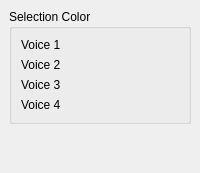
     <widget class="QWidget" name="tab3" >
      <attribute name="title" >
       <string>Colors</string>
      </attribute>
      <layout class="QGridLayout" >
       <property name="margin" >
        <number>9</number>
       </property>
       <property name="spacing" >
        <number>6</number>
       </property>
       <item row="2" column="0" >
        <spacer name="verticalSpacer" >
         <property name="orientation" >
          <enum>Qt::Vertical</enum>
         </property>
         <property name="sizeHint" stdset="0" >
          <size>
           <width>20</width>
           <height>40</height>
          </size>
         </property>
        </spacer>
       </item>
       <item row="0" column="0" >
        <widget class="QGroupBox" name="groupBox_11" >
         <property name="title" >
          <string>Selection Color</string>
         </property>
         <property name="flat" >
          <bool>true</bool>
         </property>
         <layout class="QGridLayout" name="gridLayout" >
          <item row="0" column="0" >
           <layout class="QFormLayout" name="formLayout" >
            <property name="fieldGrowthPolicy" >
             <enum>QFormLayout::AllNonFixedFieldsGrow</enum>
            </property>
            <item row="0" column="0" >
             <widget class="QLabel" name="label" >
              <property name="text" >
               <string>Voice 1</string>
              </property>
              <property name="textFormat" >
               <enum>Qt::PlainText</enum>
              </property>
             </widget>
            </item>
            <item row="0" column="1" >
             <widget class="Awl::ColorLabel" name="selectColorLabel1" >
              <property name="frameShape" >
               <enum>QFrame::Panel</enum>
              </property>
              <property name="frameShadow" >
               <enum>QFrame::Raised</enum>
              </property>
              <property name="lineWidth" >
               <number>2</number>
              </property>
             </widget>
            </item>
            <item row="1" column="0" >
             <widget class="QLabel" name="label_2" >
              <property name="text" >
               <string>Voice 2</string>
              </property>
              <property name="textFormat" >
               <enum>Qt::PlainText</enum>
              </property>
             </widget>
            </item>
            <item row="1" column="1" >
             <widget class="Awl::ColorLabel" name="selectColorLabel2" >
              <property name="frameShape" >
               <enum>QFrame::Panel</enum>
              </property>
              <property name="frameShadow" >
               <enum>QFrame::Raised</enum>
              </property>
              <property name="lineWidth" >
               <number>2</number>
              </property>
             </widget>
            </item>
            <item row="2" column="0" >
             <widget class="QLabel" name="label_4" >
              <property name="text" >
               <string>Voice 3</string>
              </property>
              <property name="textFormat" >
               <enum>Qt::PlainText</enum>
              </property>
             </widget>
            </item>
            <item row="2" column="1" >
             <widget class="Awl::ColorLabel" name="selectColorLabel3" >
              <property name="frameShape" >
               <enum>QFrame::Panel</enum>
              </property>
              <property name="frameShadow" >
               <enum>QFrame::Raised</enum>
              </property>
              <property name="lineWidth" >
               <number>2</number>
              </property>
             </widget>
            </item>
            <item row="3" column="0" >
             <widget class="QLabel" name="label_5" >
              <property name="text" >
               <string>Voice 4</string>
              </property>
              <property name="textFormat" >
               <enum>Qt::PlainText</enum>
              </property>
             </widget>
            </item>
            <item row="3" column="1" >
             <widget class="Awl::ColorLabel" name="selectColorLabel4" >
              <property name="frameShape" >
               <enum>QFrame::Panel</enum>
              </property>
              <property name="frameShadow" >
               <enum>QFrame::Raised</enum>
              </property>
              <property name="lineWidth" >
               <number>2</number>
              </property>
             </widget>
            </item>
           </layout>
          </item>
          <item row="0" column="1" >
           <spacer name="horizontalSpacer" >
            <property name="orientation" >
             <enum>Qt::Horizontal</enum>
            </property>
            <property name="sizeHint" stdset="0" >
             <size>
              <width>40</width>
              <height>20</height>
             </size>
            </property>
           </spacer>
          </item>
         </layout>
        </widget>
       </item>
      </layout>
     </widget>
